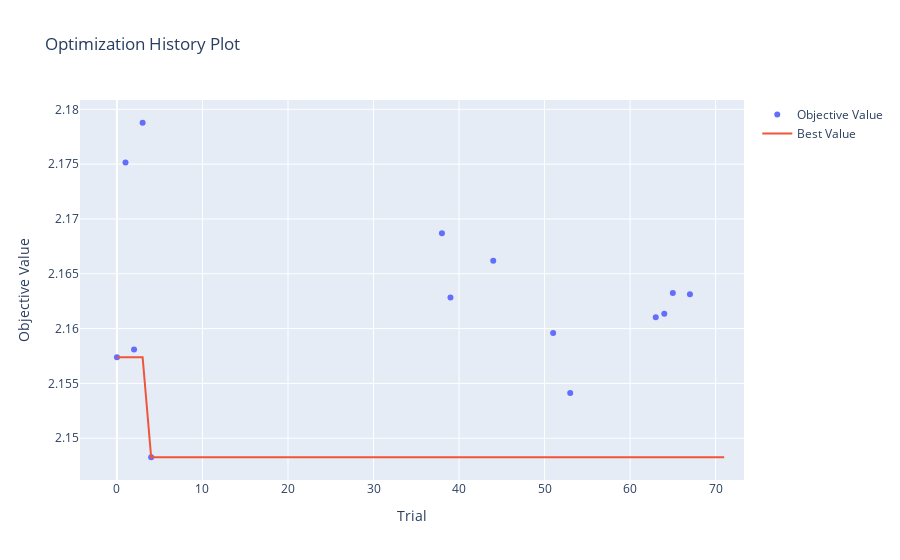

Notebook source saved alongside this figure:
### Code cell
fig = optuna.visualization.plot_optimization_history(study)
fig.show()

### Figure 1 — Plotly figure (JSON) as saved in the notebook; plotly's stock layout.template omitted (floating-point values rounded to 4 significant figures)
{"data": [{"mode": "markers", "name": "Objective Value", "type": "scatter", "x": [0, 1, 2, 3, 4, 25, 38, 39, 44, 51, 53, 63, 64, 65, 67, 69], "y": [2.157, 2.175, 2.158, 2.179, 2.148, null, 2.169, 2.163, 2.166, 2.16, 2.154, 2.161, 2.161, 2.163, 2.163, null]}, {"mode": "lines", "name": "Best Value", "type": "scatter", "x": [0, 1, 2, 3, 4, 5, 6, 7, 8, 9, 10, 11, 12, 13, 14, 15, 16, 17, 18, 19, 20, 21, 22, 23, 24, 25, 26, 27, 28, 29, 30, 31, 32, 33, 34, 35, 36, 37, 38, 39, 40, 41, 42, 43, 44, 45, 46, 47, 48, 49, 50, 51, 52, 53, 54, 55, 56, 57, 58, 59, 60, 61, 62, 63, 64, 65, 66, 67, 68, 69, 70, 71], "y": [2.157, 2.157, 2.157, 2.157, 2.148, 2.148, 2.148, 2.148, 2.148, 2.148, 2.148, 2.148, 2.148, 2.148, 2.148, 2.148, 2.148, 2.148, 2.148, 2.148, 2.148, 2.148, 2.148, 2.148, 2.148, 2.148, 2.148, 2.148, 2.148, 2.148, 2.148, 2.148, 2.148, 2.148, 2.148, 2.148, 2.148, 2.148, 2.148, 2.148, 2.148, 2.148, 2.148, 2.148, 2.148, 2.148, 2.148, 2.148, 2.148, 2.148, 2.148, 2.148, 2.148, 2.148, 2.148, 2.148, 2.148, 2.148, 2.148, 2.148, 2.148, 2.148, 2.148, 2.148, 2.148, 2.148, 2.148, 2.148, 2.148, 2.148, 2.148, 2.148]}, {"marker": {"color": "#cccccc"}, "mode": "markers", "name": "Infeasible Trial", "showlegend": false, "type": "scatter", "x": [], "y": []}], "layout": {"title": {"text": "Optimization History Plot"}, "xaxis": {"title": {"text": "Trial"}}, "yaxis": {"title": {"text": "Objective Value"}}}}
